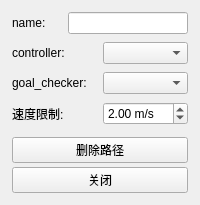
<?xml version="1.0" encoding="UTF-8"?>
<ui version="4.0">
 <class>TopologyRouteWidget</class>
 <widget class="QWidget" name="topologyRouteWidget">
  <layout class="QVBoxLayout" name="verticalLayout">
   <property name="spacing">
    <number>8</number>
   </property>
   <property name="leftMargin">
    <number>12</number>
   </property>
   <property name="topMargin">
    <number>12</number>
   </property>
   <property name="rightMargin">
    <number>12</number>
   </property>
   <property name="bottomMargin">
    <number>12</number>
   </property>
   <item>
    <layout class="QHBoxLayout" name="layout_name">
     <property name="spacing">
      <number>6</number>
     </property>
     <item>
      <widget class="QLabel" name="label_name">
       <property name="minimumSize">
        <size>
         <width>50</width>
         <height>20</height>
        </size>
       </property>
       <property name="text">
        <string>name:</string>
       </property>
      </widget>
     </item>
     <item>
      <widget class="QLineEdit" name="lineEdit_route_name">
       <property name="readOnly">
        <bool>true</bool>
       </property>
      </widget>
     </item>
    </layout>
   </item>
   <item>
    <layout class="QHBoxLayout" name="layout_controller">
     <property name="spacing">
      <number>6</number>
     </property>
     <item>
      <widget class="QLabel" name="label_controller">
       <property name="minimumSize">
        <size>
         <width>50</width>
         <height>20</height>
        </size>
       </property>
       <property name="text">
        <string>controller:</string>
       </property>
      </widget>
     </item>
     <item>
      <widget class="QComboBox" name="comboBox_controller"/>
     </item>
    </layout>
   </item>
   <item>
    <layout class="QHBoxLayout" name="layout_goal_checker">
     <property name="spacing">
      <number>6</number>
     </property>
     <item>
      <widget class="QLabel" name="label_goal_checker">
       <property name="minimumSize">
        <size>
         <width>50</width>
         <height>20</height>
        </size>
       </property>
       <property name="text">
        <string>goal_checker:</string>
       </property>
      </widget>
     </item>
     <item>
      <widget class="QComboBox" name="comboBox_goal_checker"/>
     </item>
    </layout>
   </item>
   <item>
    <layout class="QHBoxLayout" name="layout_speed">
     <property name="spacing">
      <number>6</number>
     </property>
     <item>
      <widget class="QLabel" name="label_speed">
       <property name="minimumSize">
        <size>
         <width>50</width>
         <height>20</height>
        </size>
       </property>
       <property name="text">
        <string>速度限制:</string>
       </property>
      </widget>
     </item>
     <item>
      <widget class="QDoubleSpinBox" name="spinBox_speed_limit">
       <property name="minimum">
        <double>0.100000000000000</double>
       </property>
       <property name="maximum">
        <double>10.000000000000000</double>
       </property>
       <property name="singleStep">
        <double>0.100000000000000</double>
       </property>
       <property name="value">
        <double>2.000000000000000</double>
       </property>
       <property name="decimals">
        <number>2</number>
       </property>
       <property name="suffix">
        <string> m/s</string>
       </property>
      </widget>
     </item>
    </layout>
   </item>
   <item>
    <spacer name="verticalSpacer">
     <property name="orientation">
      <enum>Qt::Vertical</enum>
     </property>
     <property name="sizeHint" stdset="0">
      <size>
       <width>20</width>
       <height>4</height>
      </size>
     </property>
    </spacer>
   </item>
   <item>
    <layout class="QVBoxLayout" name="layout_buttons">
     <property name="spacing">
      <number>4</number>
     </property>
     <item>
      <widget class="QPushButton" name="button_delete">
       <property name="text">
        <string>删除路径</string>
       </property>
       <property name="objectName">
        <string>deleteButton</string>
       </property>
      </widget>
     </item>
     <item>
      <widget class="QPushButton" name="button_cancel">
       <property name="text">
        <string>关闭</string>
       </property>
       <property name="objectName">
        <string>cancelButton</string>
       </property>
      </widget>
     </item>
    </layout>
   </item>
  </layout>
 </widget>
 <resources/>
 <connections/>
</ui>
